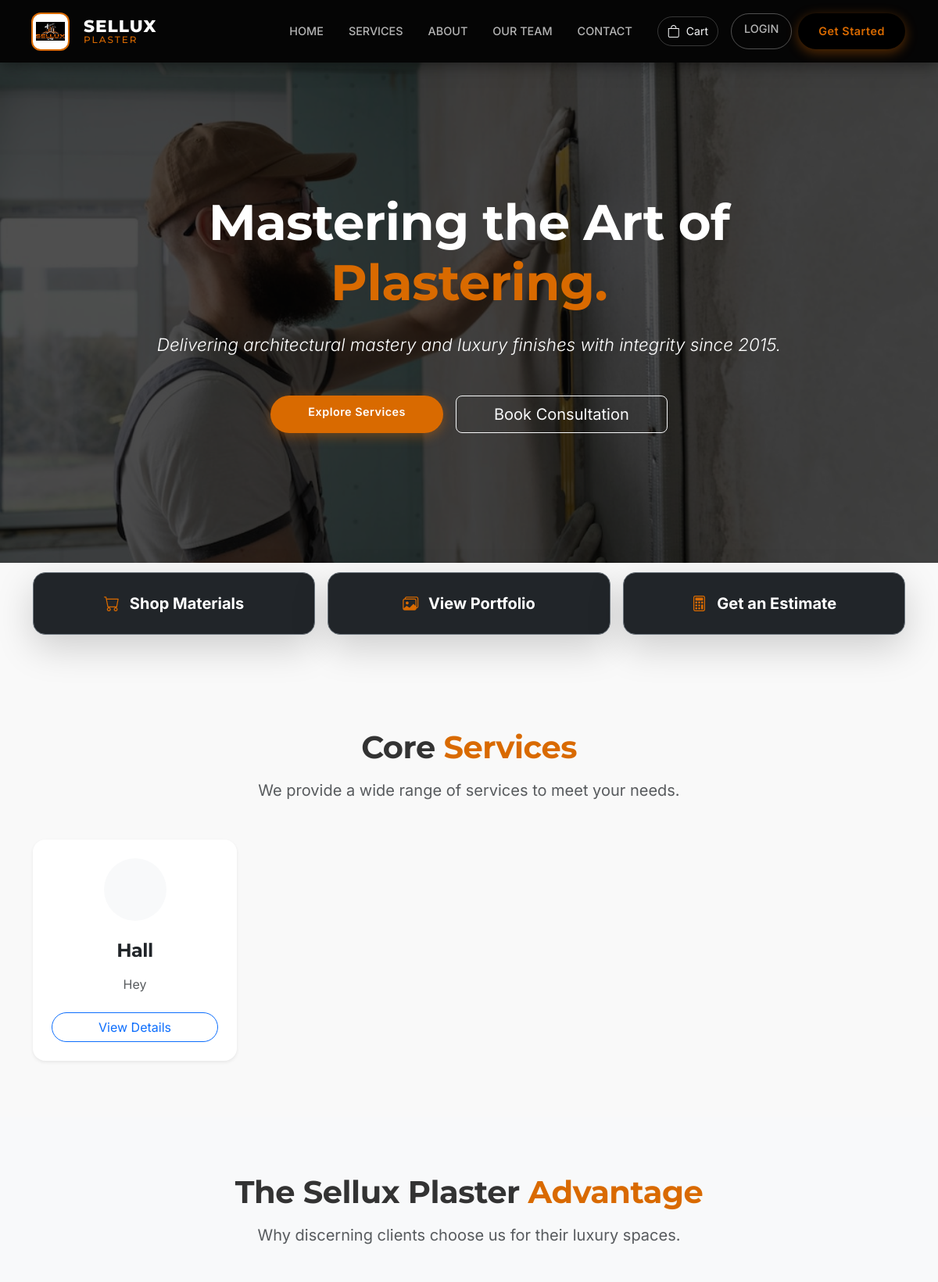
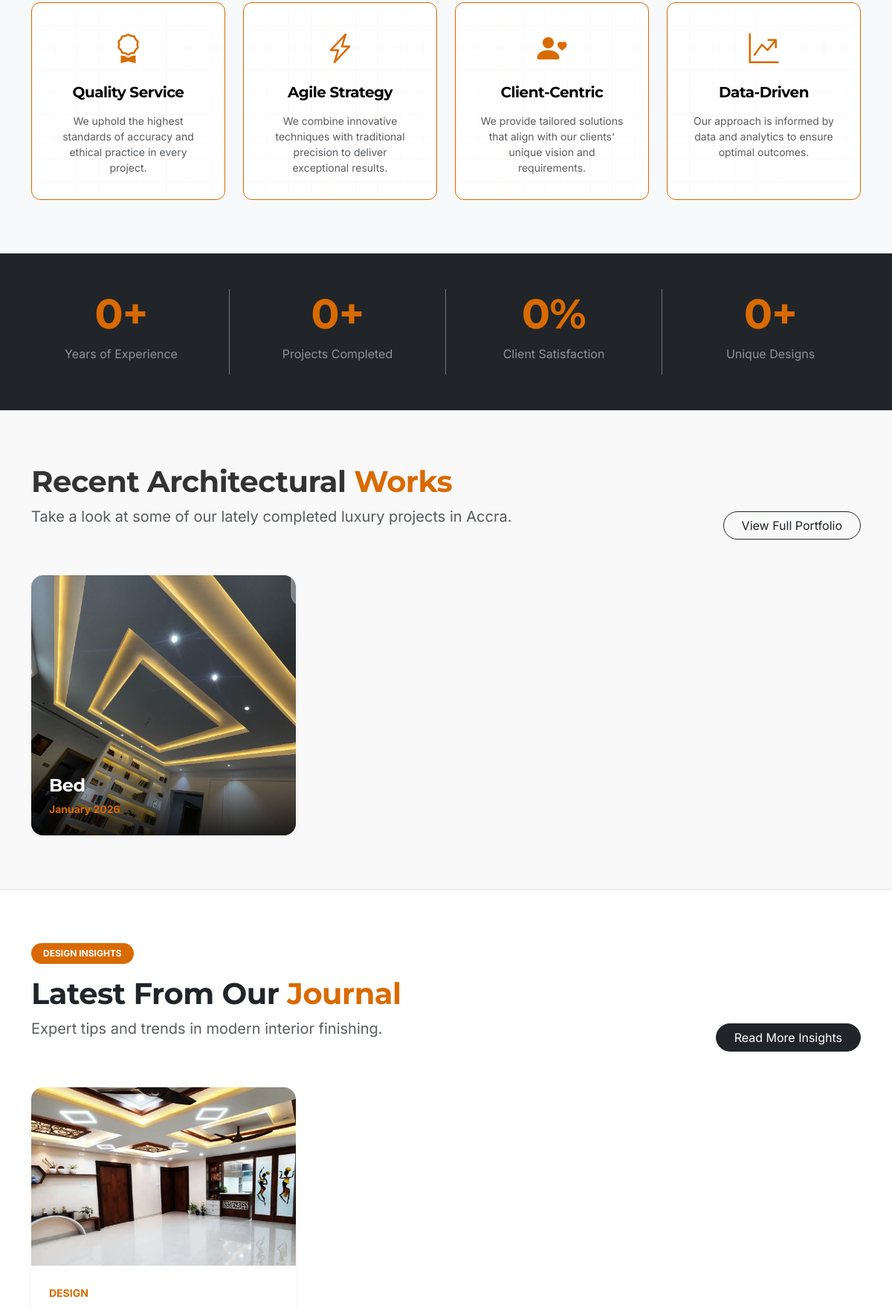
The page / (upper part) on the database its author committed (2 pictures, top to bottom).
### services/models.py (models this page shows, shortened)
class Service(models.Model):
    title = models.CharField(max_length=200)
    slug = models.SlugField(unique=True)
    icon = models.CharField(max_length=50, help_text="Bootstrap icon class name (e.g., bi-layers)")
    short_description = models.CharField(max_length=255)
    description = models.TextField()
    image = models.ImageField(upload_to='services/')
    recommended_products = models.ManyToManyField(
        'catalogue.Product',
        blank=True,
        related_name='suggested_for_services',
        help_text="Select materials from the catalogue usually required for this service."
    )
    is_active = models.BooleanField(default=True)
    order = models.PositiveIntegerField(default=0)
    class Meta:
        ordering = ['order', 'title']
    def get_absolute_url(self):
        return reverse('services:service_detail', args=[self.slug])

### portfolio/models.py (models this page shows, shortened)
class Project(models.Model):
    PROJECT_TYPES = [
        ('residential', 'Residential'),
        ('commercial', 'Commercial'),
        ('institutional', 'Institutional'),
    ]
    title = models.CharField(max_length=200)
    slug = models.SlugField(unique=True)
    project_type = models.CharField(max_length=20, choices=PROJECT_TYPES, default='residential')
    location = models.CharField(max_length=100, help_text="e.g. East Legon, Accra", blank=True)
    description = models.TextField()
    image = models.ImageField(upload_to='portfolio/after/', help_text="The final result (After)")
    before_image = models.ImageField(upload_to='portfolio/before/', blank=True, null=True, help_text="Optional: The original state (Before)")
    completion_date = models.DateField()
    is_featured = models.BooleanField(default=False)
    materials_used = models.ManyToManyField('catalogue.Product', blank=True, related_name='used_in_projects')
    class Meta:
        ordering = ['-completion_date']

### blog/models.py (models this page shows, shortened)
class Post(models.Model):
    title = models.CharField(max_length=200)
    slug = models.SlugField(unique=True)
    author = models.ForeignKey(settings.AUTH_USER_MODEL, on_delete=models.CASCADE)
    category = models.ForeignKey(Category, on_delete=models.SET_NULL, null=True, related_name='posts')
    featured_image = models.ImageField(upload_to='blog/')
    excerpt = models.TextField(max_length=500, help_text="A short summary of the post.")
    content = models.TextField()
    created_at = models.DateTimeField(auto_now_add=True)
    updated_at = models.DateTimeField(auto_now=True)
    is_published = models.BooleanField(default=True)
    class Meta:
        ordering = ['-created_at']
    def get_absolute_url(self):
        return reverse('blog:post_detail', args=[self.slug])

class Category(models.Model):
    name = models.CharField(max_length=100)
    slug = models.SlugField(unique=True)
    class Meta:
        verbose_name_plural = 'Categories'

### pages/views.py (the view)
# urls.py: path('', HomeView.as_view(), name='home'),
class HomeView(TemplateView):
    template_name = 'pages/home.html'
    def get_context_data(self, **kwargs):
        context = super().get_context_data(**kwargs)
        context['featured_services'] = Service.objects.filter(is_active=True).order_by('order')[:3]
        context['latest_projects'] = Project.objects.all().order_by('-completion_date')[:3]
        context['testimonials'] = Testimonial.objects.filter(is_featured=True).order_by('-created_at')[:3]
        context['latest_posts'] = Post.objects.filter(is_published=True).order_by('-created_at')[:3]
        return context

### cart/cart.py (called while the page is built)
    def __len__(self):
        return sum(item['quantity'] for item in self.cart.values())

### core/context_processors.py (called while the page is built)
def brand_context(request):
    return {
        'brand': get_brand_info()
    }

def cart_context(request):
    return {'cart': Cart(request)}

def promotions_context(request):
    promotion = Promotion.objects.filter(is_active=True).first()
    return {'active_promotion': promotion}

### core/utils.py (called while the page is built)
def get_brand_info():
    return {
        'company_name': 'Sellux Plaster Ltd',
        'slogan': 'Home of Affordable Luxury',
        'address': 'Odokor, Dr. Busia Highway, Accra, Ghana',
        'phone_primary': '055 208 8784',
        'phone_secondary': '054 992 6773',
        'email': 'selluxplasterltd@gmail.com',
        'whatsapp': '233549926773',
    }

### templates/pages/home.html (shortened to what this page needs)
{% extends 'base.html' %}
{% load static %}
{% block content %}
<section class="hero-section position-relative py-5 mb-4 text-white" style="background: url('{% static 'images/hero-main.jpeg' %}') center/cover no-repeat; min-height: 80vh; display: flex; align-items: center;">
    <div class="position-absolute top-0 start-0 w-100 h-100" style="background-color: rgba(5, 5, 5, 0.7);"></div>
    <div class="container position-relative text-center">
        <div class="row justify-content-center">
            <div class="col-lg-10">
                <h1 class="display-3 fw-bold mb-4 animate__animated animate__fadeInUp">Mastering the Art of <span class="text-primary">Plastering.</span></h1>
                <p class="lead mb-5 fst-italic animate__animated animate__fadeInUp" style="animation-delay: 0.2s; font-size: 1.4rem;">Delivering architectural mastery and luxury finishes with integrity since 2015.</p>
                <div class="d-flex justify-content-center flex-wrap gap-3 animate__animated animate__fadeInUp" style="animation-delay: 0.4s;">
                    <a href="{% url 'services:service_list' %}" class="btn btn-primary btn-lg px-5">Explore Services</a>
                    <a href="{% url 'contact:contact_us' %}" class="btn btn-outline-light btn-lg px-5">Book Consultation</a>
                </div>
            </div>
        </div>
    </div>
</section>
<section class="py-5" style="margin-top: -60px; position: relative; z-index: 10;">
    <div class="container">
        <div class="row g-3 text-center">
            <div class="col-lg-4">
                <a href="{% url 'catalogue:product_list' %}" class="btn btn-dark w-100 p-4 rounded-4 fs-5 fw-bold shadow-lg border border-secondary">
                    <i class="bi bi-cart me-2 text-primary"></i> Shop Materials
                </a>
            </div>
            <div class="col-lg-4">
                <a href="{% url 'portfolio:project_list' %}" class="btn btn-dark w-100 p-4 rounded-4 fs-5 fw-bold shadow-lg border border-secondary">
                    <i class="bi bi-images me-2 text-primary"></i> View Portfolio
                </a>
            </div>
            <div class="col-lg-4">
                <a href="{% url 'estimation:estimator' %}" class="btn btn-dark w-100 p-4 rounded-4 fs-5 fw-bold shadow-lg border border-secondary">
                    <i class="bi bi-calculator me-2 text-primary"></i> Get an Estimate
                </a>
            </div>
        </div>
    </div>
</section>
<section class="py-5">
    <div class="container py-4">
        <div class="text-center mb-5">
            <h2 class="h1 fw-bold mb-3">Core <span class="text-primary">Services</span></h2>
            <p class="text-muted col-lg-6 mx-auto fs-5">We provide a wide range of services to meet your needs.</p>
        </div>
        <div class="row g-4">
            {% for service in featured_services %}
            <div class="col-md-6 col-lg-3">
                <div class="card h-100 text-center p-4 rounded-4 shadow-sm border-0 hover-lift" style="transition: transform 0.3s ease;">
                    <div class="mb-4">
                        <div class="bg-light rounded-circle d-inline-flex align-items-center justify-content-center" style="width: 80px; height: 80px;">
                        </div>
                    </div>
                    <h3 class="h4 fw-bold mb-3">{{ service.title }}</h3>
                    <p class="text-muted mb-4">{{ service.short_description }}</p>
                    <a href="{{ service.get_absolute_url }}" class="btn btn-outline-primary rounded-pill mt-auto px-4">View Details</a>
                </div>
            </div>
            {% empty %}
            <div class="col-12 text-center text-muted py-5">
                <p>Register your core services in the admin panel to display them here.</p>
            </div>
            {% endfor %}
        </div>
    </div>
</section>
<section class="py-5 bg-light">
    <div class="container py-4">
        <div class="text-center mb-5">
            <h2 class="h1 fw-bold mb-3">The Sellux Plaster <span class="text-primary">Advantage</span></h2>
            <p class="text-muted col-lg-6 mx-auto fs-5">Why discerning clients choose us for their luxury spaces.</p>
        </div>
        <div class="row g-4">
            <div class="col-md-6 col-lg-3">
                <div class="advantage-card text-center">
                    <div class="mb-3 text-primary"><i class="bi bi-award fs-1"></i></div>
                    <h4 class="h5 fw-bold">Quality Service</h4>
                    <p class="text-muted small mb-0">We uphold the highest standards of accuracy and ethical practice in every project.</p>
                </div>
            </div>
            <div class="col-md-6 col-lg-3">
                <div class="advantage-card text-center">
                    <div class="mb-3 text-primary"><i class="bi bi-lightning-charge fs-1"></i></div>
                    <h4 class="h5 fw-bold">Agile Strategy</h4>
                    <p class="text-muted small mb-0">We combine innovative techniques with traditional precision to deliver exceptional results.</p>
                </div>
            </div>
            <div class="col-md-6 col-lg-3">
                <div class="advantage-card text-center">
                    <div class="mb-3 text-primary"><i class="bi bi-person-heart fs-1"></i></div>
                    <h4 class="h5 fw-bold">Client-Centric</h4>
                    <p class="text-muted small mb-0">We provide tailored solutions that align with our clients' unique vision and requirements.</p>
                </div>
            </div>
            <div class="col-md-6 col-lg-3">
                <div class="advantage-card text-center">
                    <div class="mb-3 text-primary"><i class="bi bi-graph-up-arrow fs-1"></i></div>
                    <h4 class="h5 fw-bold">Data-Driven</h4>
                    <p class="text-muted small mb-0">Our approach is informed by data and analytics to ensure optimal outcomes.</p>
                </div>
            </div>
        </div>
    </div>
</section>
<section class="py-5 bg-dark text-white">
    <div class="container">
        <div class="row g-5 text-center">
            <div class="col-6 col-md-3 border-end border-secondary">
                <h2 class="display-4 fw-bold text-primary mb-0"><span class="count-up" data-target="8">0</span>+</h2>
                <p class="text-white-50 mt-2">Years of Experience</p>
            </div>
            <div class="col-6 col-md-3 border-end border-secondary">
                <h2 class="display-4 fw-bold text-primary mb-0"><span class="count-up" data-target="500">0</span>+</h2>
                <p class="text-white-50 mt-2">Projects Completed</p>
            </div>
            <div class="col-6 col-md-3 border-end border-secondary">
                <h2 class="display-4 fw-bold text-primary mb-0"><span class="count-up" data-target="99">0</span>%</h2>
                <p class="text-white-50 mt-2">Client Satisfaction</p>
            </div>
            <div class="col-6 col-md-3">
                <h2 class="display-4 fw-bold text-primary mb-0"><span class="count-up" data-target="150">0</span>+</h2>
                <p class="text-white-50 mt-2">Unique Designs</p>
            </div>
        </div>
    </div>
</section>
<section class="py-5 my-4">
    <div class="container">
        <div class="row align-items-end mb-5">
            <div class="col-md-8">
                <h2 class="h1 fw-bold">Recent Architectural <span class="text-primary">Works</span></h2>
                <p class="text-muted fs-5">Take a look at some of our lately completed luxury projects in Accra.</p>
            </div>
            <div class="col-md-4 text-md-end">
                <a href="{% url 'portfolio:project_list' %}" class="btn btn-outline-dark rounded-pill px-4">View Full Portfolio</a>
            </div>
        </div>
        <div class="row g-4">
            {% for project in latest_projects %}
            <div class="col-md-4">
                <div class="card border-0 shadow-sm h-100 overflow-hidden rounded-4 group-hover">
                    <div class="overflow-hidden position-relative">
                        {% if project.image %}
                        <img src="{{ project.image.url }}" class="w-100" style="height: 350px; object-fit: cover; transition: transform 0.5s ease;">
                        {% endif %}
                        <div class="position-absolute bottom-0 start-0 w-100 p-4" style="background: linear-gradient(to top, rgba(0,0,0,0.8), transparent);">
                            <h5 class="h4 fw-bold text-white mb-1">{{ project.title }}</h5>
                            <small class="text-primary fw-bold">{{ project.completion_date|date:"F Y" }}</small>
                        </div>
                    </div>
                </div>
            </div>
            {% empty %}
            <div class="col-12 text-center opacity-50 py-5">Projects will appear here.</div>
            {% endfor %}
        </div>
    </div>
</section>
<section class="py-5 bg-white border-top">
    <div class="container py-4">
        <div class="row align-items-end mb-5">
            <div class="col-md-8">
                <span class="badge bg-primary text-white rounded-pill px-3 py-2 mb-3 fw-bold tracking-wide">DESIGN INSIGHTS</span>
                <h2 class="h1 fw-bold text-dark">Latest From Our <span class="text-primary">Journal</span></h2>
                <p class="text-muted fs-5">Expert tips and trends in modern interior finishing.</p>
            </div>
            <div class="col-md-4 text-md-end">
                <a href="{% url 'blog:post_list' %}" class="btn btn-dark rounded-pill px-4">Read More Insights</a>
            </div>
        </div>
        <div class="row g-4">
            {% for post in latest_posts %}
            <div class="col-md-4">
                <div class="card border-0 shadow-sm rounded-4 overflow-hidden h-100 hover-lift">
                    {% if post.featured_image %}
                    <img src="{{ post.featured_image.url }}" class="card-img-top" style="height: 240px; object-fit: cover;">
                    {% endif %}
                    <div class="card-body p-4">
                        <small class="text-primary fw-bold text-uppercase ls-1">{{ post.category.name }}</small>
                    </div>
                </div>
            </div>
            {% empty %}
            <div class="col-12 text-center text-muted py-5">Blog posts will appear here.</div>
            {% endfor %}
        </div>
    </div>
</section>
{% endblock content %}

### templates/base.html (style rules this page uses)
html, body { overflow-x: hidden; width: 100%; position: relative; }
:root { --primary-color: #d96a00; --primary-vibrant: #ff7b00; --black-onyx: #050505; --black-charcoal: #121212; --white-alabaster: #F9F9F9; --amber-glass: rgba(217, 106, 0, 0.96); --nav-height: 80px; --border-radius-pill: 50px; --shadow-float: 0 10px 30px rgba(0,0,0,0.2); --transition-smooth: all 0.4s cubic-bezier(0.4, 0, 0.2, 1); }
body { font-family: 'Inter', sans-serif; background-color: var(--white-alabaster); color: #333; -webkit-font-smoothing: antialiased; }
h1, h2, h3, h4, h5, .navbar-brand { font-family: 'Montserrat', sans-serif; font-weight: 700; letter-spacing: -0.5px; }
.advantage-card { border: 1px solid var(--primary-color); padding: 2rem; border-radius: 12px; height: 100%; transition: var(--transition-smooth); position: relative; background-color: #fff; background-image: linear-gradient(rgba(217, 106, 0, 0.03) 1px, transparent 1px), linear-gradient(90deg, rgba(217, 106, 0, 0.03) 1px, transparent 1px); background-size: 30px 30px; }
.advantage-card h3, .advantage-card h4, .advantage-card h5 { color: var(--black-onyx); font-weight: 800; margin-bottom: 1rem; }
.btn-primary { background-color: var(--primary-color); border: none; border-radius: var(--border-radius-pill); padding: 10px 24px; font-weight: 600; font-size: 0.9rem; letter-spacing: 0.5px; box-shadow: 0 4px 15px rgba(217, 106, 0, 0.4); transition: var(--transition-smooth); color: #fff; }
.text-primary { color: var(--primary-color) !important; }
.bg-primary { background-color: var(--primary-color) !important; }

### rows shown on the page
Service: title "Hall", short_description "Hey"
Project: image (picture), title "Bed", completion_date "January 2026"
Post: featured_image (picture), category.name "DESIGN"
